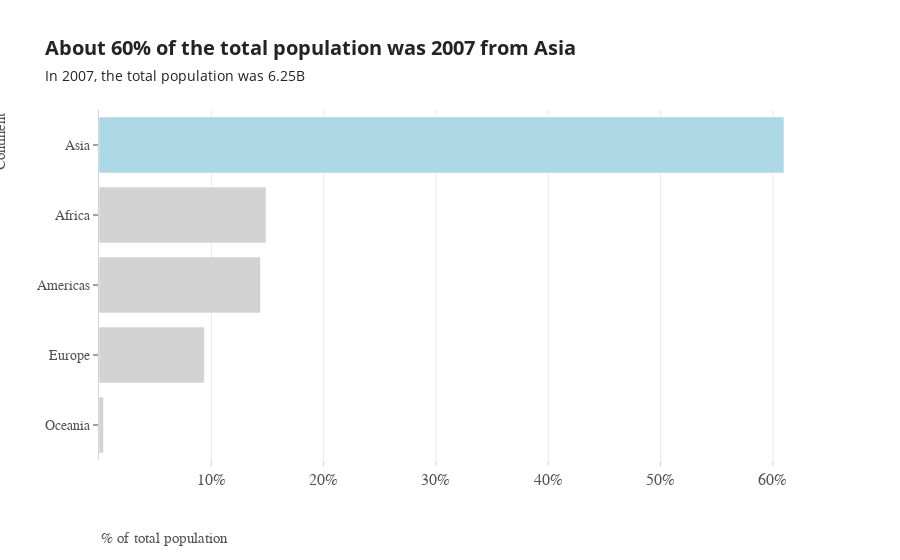

The code cell stored with this chart in its notebook:
### Code cell
'''FUNCTION TO DISPLAY TITLE WITH SUBTITLE'''
def format_title(title, subtitle=None, subtitle_font_size=14):
    title = f'<b>{title}</b>'
    if not subtitle:
        return title
    subtitle = f'<span style="font-size: {subtitle_font_size}px;">{subtitle}</span>'
    return f'{title}<br>{subtitle}'

'''Function to format number to human format'''
def number_to_human_format(num):
    num = float('{:.3g}'.format(num))
    magnitude = 0
    while abs(num) >= 1000:
        magnitude += 1
        num /= 1000.0
    return '{}{}'.format('{:f}'.format(num).rstrip('0').rstrip('.'), ['', 'K', 'M', 'B', 'T'][magnitude])


fig = px.bar(df, "pop%", "continent", template="simple_white")

'''SET LAYOUT TO A FIX SIZE'''
#necessary if paper annotations are used
fig.update_layout(
    autosize=False,
)


'''RENAME X AXIS'''
fig.update_xaxes(title="")

'''ADD X AXIS NAME LEFT ALIGNED'''
fig.add_annotation(text="% of total population",
                   font=dict(
                family='Arial', color='rgb(82, 82, 82)',
                size=15),              
                  xref="paper", yref="paper",
                  x=0, y=-.25, showarrow=False)

'''STYLE X AXIS '''
fig.update_layout(
    xaxis=dict(
        showline=False,
        linecolor='lightgrey',
        tickcolor="lightgrey",
        showgrid=True,
        tickfont=dict(
            family='Arial',
            size=16,
            color='rgb(82, 82, 82)',
        )
    )
)

'''SET X AXIS VALUES'''
fig.update_layout(
    xaxis = dict(
        tickmode = 'array',
        tickvals = [0.1,.2,.3,.4,.5,.6,.7],
    )
)

'''X AXIS TO PERCENTAGE FORMAT'''
fig.update_layout(xaxis_tickformat = '.0%')



'''RENAME Y AXIS'''
fig.update_yaxes(title="")

'''ADD Y AXIS NAME LEFT ALIGNED'''
fig.add_annotation(text="Continent",
          textangle=-90,
                   font=dict(
                family='Arial',color='rgb(82, 82, 82)',
                size=15),              
                  xref="paper", yref="paper",
                  x=-0.15, y=1, showarrow=False)


'''STYLE Y AXIS '''
fig.update_yaxes(showgrid=False, gridwidth=1, gridcolor='lightgrey',
                 linecolor="lightgrey",
                 tickfont=dict(
                family='Arial',
                size=14,
                color='rgb(82, 82, 82)',
                ))

'''SET COLOR'''
#Note: The DataFrame has to be sorted already. update_traces cant access the plotly category order (and will therefore highlight the wrong trace)
colors = ['lightgrey',] * df.shape[0]
colors[-1] = 'lightblue'
fig.update_traces(marker_color=colors)



'''ADD CHART TITLE AND TITLE FONT SIZE'''
fig.update_layout(title=format_title("About 60% of the total population was 2007 from Asia", "In 2007, the total population was {}".format(number_to_human_format(df['pop'].sum()))),title_font_size=20,)

'''ADD SMALL MARGIN UNDER TITLE'''
fig.update_layout(
    margin=dict(
        t=110,
    )
)

'''ADD CHART DESCRIPTION'''
fig.add_annotation(dict(xref='paper', yref='paper', x=0, y=-0.3,
                              xanchor='left', yanchor='top',
                              text='Source: The data set from GapMinder was used. The selected year is 2007.',
                        align="left",
                              font=dict(family='Arial',
                                        size=12,
                                        color='rgb(150,150,150)'),
                              showarrow=False)
        )

'''ADD PLOT MARGIN TO BOT IF DESCRIPTION IS CUT OFF'''
fig.update_layout(margin=dict(b=100))






fig.show()

fig.write_image("./plots/Bar-PopulationPerContinent.png", scale=2)

### Figure 1 — Plotly figure (JSON) as saved in the notebook; plotly's stock layout.template omitted (floating-point values rounded to 4 significant figures)
{"data": [{"alignmentgroup": "True", "hovertemplate": "pop%=%{x}<br>continent=%{y}<extra></extra>", "legendgroup": "", "marker": {"color": ["lightgrey", "lightgrey", "lightgrey", "lightgrey", "lightblue"], "pattern": {"shape": ""}}, "name": "", "offsetgroup": "", "orientation": "h", "showlegend": false, "textposition": "auto", "type": "bar", "x": [0.003927, 0.09376, 0.1438, 0.1487, 0.6098], "xaxis": "x", "y": ["Oceania", "Europe", "Americas", "Africa", "Asia"], "yaxis": "y"}], "layout": {"annotations": [{"font": {"color": "rgb(82, 82, 82)", "family": "Arial", "size": 15}, "showarrow": false, "text": "% of total population", "x": 0, "xref": "paper", "y": -0.25, "yref": "paper"}, {"font": {"color": "rgb(82, 82, 82)", "family": "Arial", "size": 15}, "showarrow": false, "text": "Continent", "textangle": -90, "x": -0.15, "xref": "paper", "y": 1, "yref": "paper"}, {"align": "left", "font": {"color": "rgb(150,150,150)", "family": "Arial", "size": 12}, "showarrow": false, "text": "Source: The data set from GapMinder was used. The selected year is 2007.", "x": 0, "xanchor": "left", "xref": "paper", "y": -0.3, "yanchor": "top", "yref": "paper"}], "autosize": false, "barmode": "relative", "legend": {"tracegroupgap": 0}, "margin": {"b": 100, "t": 110}, "title": {"font": {"size": 20}, "text": "<b>About 60% of the total population was 2007 from Asia</b><br><span style=\"font-size: 14px;\">In 2007, the total population was 6.25B</span>"}, "xaxis": {"anchor": "y", "domain": [0, 1], "linecolor": "lightgrey", "showgrid": true, "showline": false, "tickcolor": "lightgrey", "tickfont": {"color": "rgb(82, 82, 82)", "family": "Arial", "size": 16}, "tickformat": ".0%", "tickmode": "array", "tickvals": [0.1, 0.2, 0.3, 0.4, 0.5, 0.6, 0.7], "title": {"text": ""}}, "yaxis": {"anchor": "x", "domain": [0, 1], "gridcolor": "lightgrey", "gridwidth": 1, "linecolor": "lightgrey", "showgrid": false, "tickfont": {"color": "rgb(82, 82, 82)", "family": "Arial", "size": 14}, "title": {"text": ""}}}}
